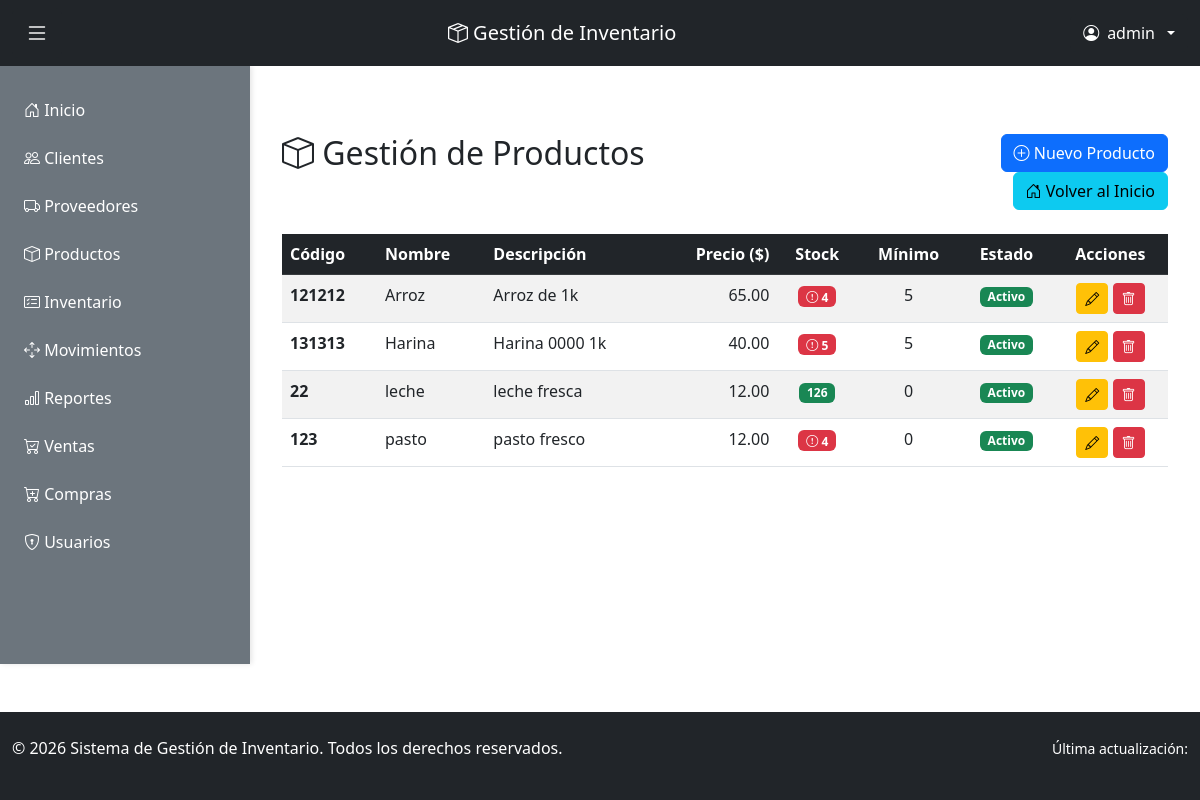
The page /productos/ (signed in) on the database as committed earlier.
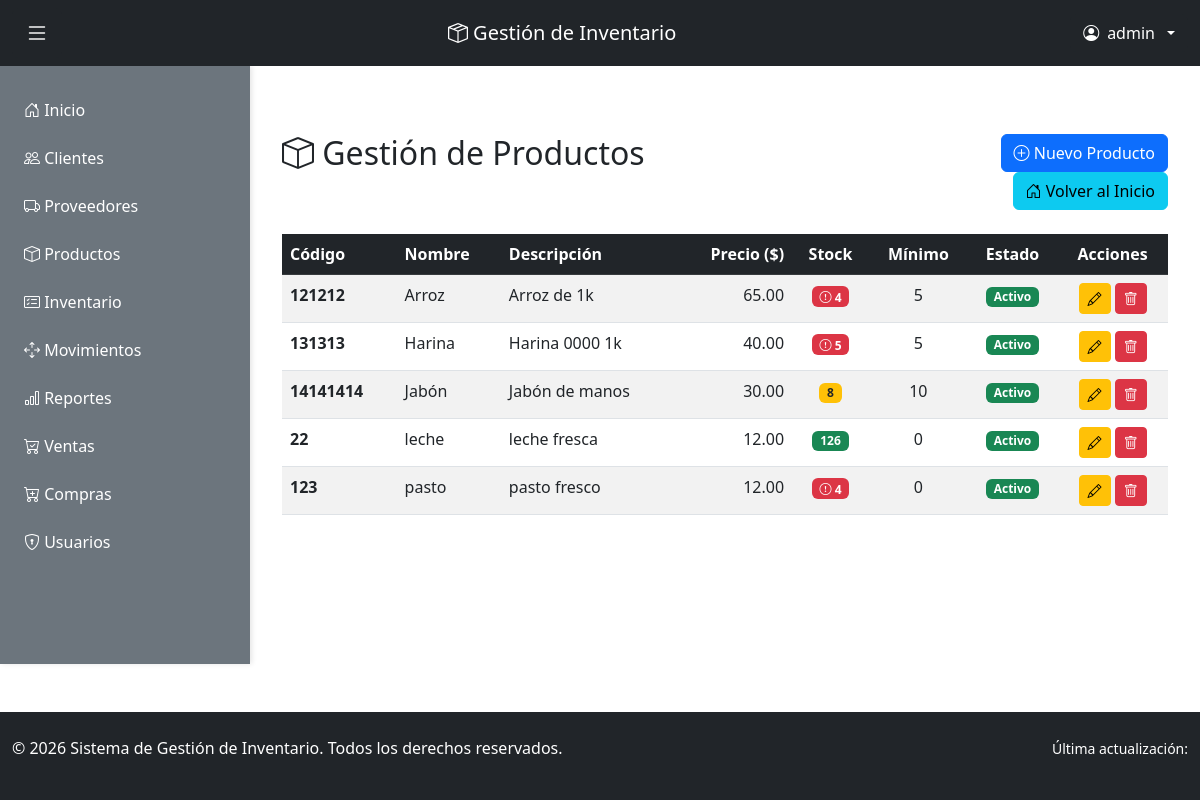
The same page on the database as committed later.
### inventario/models.py (models this page shows, shortened)
class Producto(models.Model):
    nombre_producto = models.CharField(max_length=100)
    codigo = models.CharField(max_length=50, unique=True)
    descripcion = models.TextField()
    precio = models.DecimalField(max_digits=10, decimal_places=2)
    stock = models.PositiveIntegerField(default=0)
    stock_minimo = models.PositiveIntegerField(default=0)
    fecha_creacion = models.DateTimeField(auto_now_add=True)
    activo = models.BooleanField(default=True)
    class Meta:
        ordering = ['nombre_producto']
        verbose_name = 'Producto'
        verbose_name_plural = 'Productos'
    def stock_bajo(self):
        return self.stock <= self.stock_minimo
    def stock_critico_nivel(self):
        return self.stock <= 5

### inventario/views.py (the view)
# urls.py: path('productos/', views.ver_productos, name='ver_productos'),
@login_required(login_url='login')
@administrador_required
@require_http_methods(["GET"])
def ver_productos(request):
    productos = Producto.objects.all()
    contexto = {'productos': productos}
    return render(request, 'productos.html', contexto)

### inventario/views.py (called while the page is built)
def administrador_required(view_func):
    return user_passes_test(
        lambda u: u.is_authenticated and (
            u.is_superuser or
            (hasattr(u, 'perfil') and u.perfil.rol == 'administrador')
        ),
        login_url='login',
        redirect_field_name=None
    )(view_func)

### inventario/templates/productos.html (shortened to what this page needs)
{% extends 'base.html' %}
{% block content %}
<div class="container my-5">
    <div class="row mb-4">
        <div class="col-md-8">
            <h2><i class="bi bi-box"></i> Gestión de Productos</h2>
        </div>
        <div class="col-md-4 text-end">
            <a href="{% url 'agregar_producto' %}" class="btn btn-primary">
                <i class="bi bi-plus-circle"></i> Nuevo Producto
            </a>
            <a href="{% url 'inicio' %}" class="btn btn-info ms-2">
                <i class="bi bi-house-door"></i> Volver al Inicio
            </a>
        </div>
    </div>
    {% if productos %}
        <div class="table-responsive">
            <table class="table table-hover table-striped">
                <thead class="table-dark">
                    <tr>
                        <th>Código</th>
                        <th>Nombre</th>
                        <th>Descripción</th>
                        <th class="text-end">Precio ($)</th>
                        <th class="text-center">Stock</th>
                        <th class="text-center">Mínimo</th>
                        <th class="text-center">Estado</th>
                        <th class="text-center">Acciones</th>
                    </tr>
                </thead>
                <tbody>
                    {% for producto in productos %}
                        <tr>
                            <td><strong>{{ producto.codigo }}</strong></td>
                            <td>{{ producto.nombre_producto }}</td>
                            <td>{{ producto.descripcion|truncatewords:5 }}</td>
                            <td class="text-end">{{ producto.precio }}</td>
                            <td class="text-center">
                                {% if producto.stock_critico_nivel %}
                                    <span class="badge bg-danger"><i class="bi bi-exclamation-circle"></i> {{ producto.stock }}</span>
                                {% elif producto.stock_bajo %}
                                    <span class="badge bg-warning text-dark">{{ producto.stock }}</span>
                                {% else %}
                                    <span class="badge bg-success">{{ producto.stock }}</span>
                                {% endif %}
                            </td>
                            <td class="text-center">{{ producto.stock_minimo }}</td>
                            <td class="text-center">
                                {% if producto.activo %}
                                    <span class="badge bg-success">Activo</span>
                                {% else %}
                                    <span class="badge bg-secondary">Inactivo</span>
                                {% endif %}
                            </td>
                            <td class="text-center">
                                <a href="{% url 'editar_producto' producto.id %}" class="btn btn-sm btn-warning" title="Editar">
                                    <i class="bi bi-pencil"></i>
                                </a>
                                <a href="{% url 'eliminar_producto' producto.id %}" class="btn btn-sm btn-danger" title="Eliminar">
                                    <i class="bi bi-trash"></i>
                                </a>
                            </td>
                        </tr>
                    {% endfor %}
                </tbody>
            </table>
        </div>
    {% else %}
        <div class="alert alert-info text-center">
            <p>No hay productos registrados. <a href="{% url 'agregar_producto' %}" class="alert-link">Agregar uno nuevo</a></p>
        </div>
    {% endif %}
</div>
{% endblock %}

Rows that differ between the two databases and show on the page:
added Producto: codigo "14141414", nombre_producto "Jabón", descripcion "Jabón de manos", precio "30.00", stock "8", stock_minimo "10", activo "Activo"
